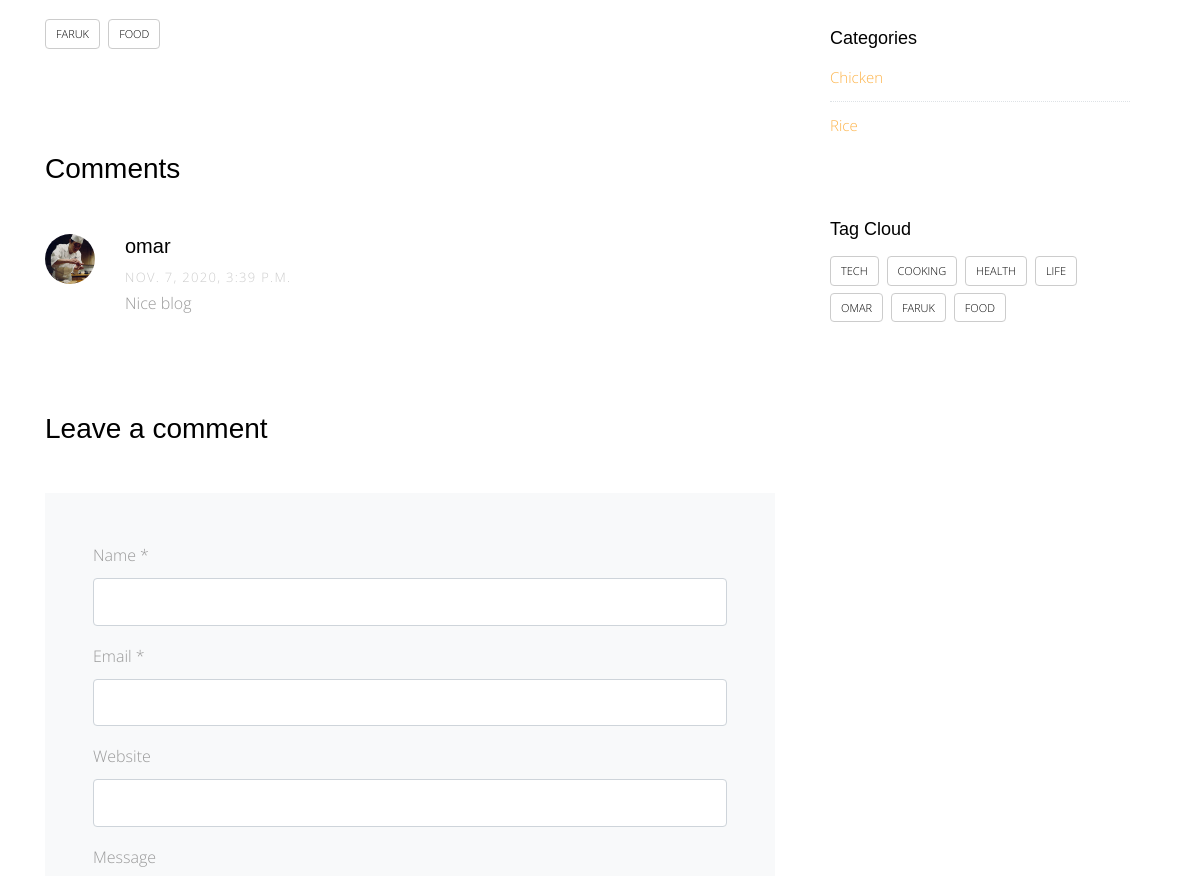
The app's page /blog/2 (middle part), older data.
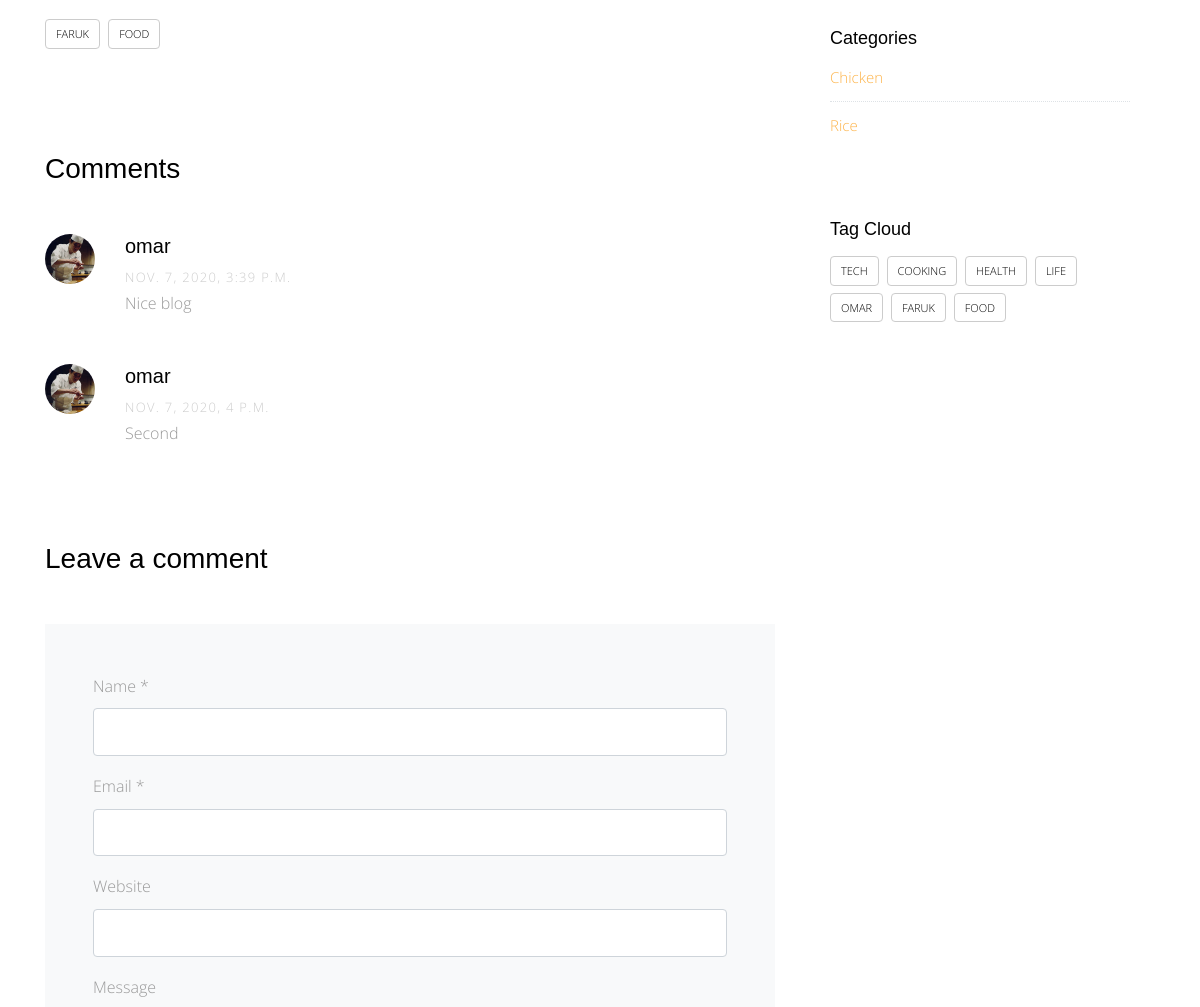
The same page, newer data.
### blog/models.py (models this page shows, shortened)
class Comment(models.Model):
    user = models.ForeignKey(User, on_delete=models.CASCADE)
    post = models.ForeignKey(Post, on_delete=models.CASCADE)
    content = models.TextField()
    created = models.DateTimeField(default=timezone.now)

class Category(models.Model):
    category_name = models.CharField(max_length=150)
    class Meta:
        verbose_name = ' category'
        verbose_name_plural = 'catogires'
    def __str__(self):
        return self.category_name

### blog/views.py (the view)
# urls.py: path('<int:id>', views.post_detail, name='post_detail'),
def post_detail(request, id):
    post_detail = Post.objects.get(id=id)
    categories = Category.objects.all()
    all_tags = Tag.objects.all()
    comments = Comment.objects.filter(post=post_detail)
    context = {
        'post_detail' : post_detail,
        'categories' : categories,
        'all_tags' : all_tags,
        'comments' : comments,
    }
    return render(request, 'post/post_detail.html', context)

### blog/models.py (called while the page is built)
    def __str__(self):
        return self.title

### blog/templates/post/post_detail.html (shortened to what this page needs)
{% extends 'base.html' %}
{% load static %}
{% block content %}
    <div class="main-wrap">
        <div class="section">
            <div class="container">
            <div class="row">
                <div class="col-md-8">
                <div class="tag-widget post-tag-container mb-5 mt-5">
                    <div class="tagcloud">
                    {% for tag in post_detail.tags.all %}
                        <a href="{% url 'blog:post_by_tag' tag %}" class="tag-cloud-link">{{ tag }}</a>
                    {% endfor %}
                    </div>
                </div>
                <div class="pt-5 mt-5">
                    <h3 class="mb-5"> Comments</h3>
                    <ul class="comment-list">
                    {% for comment in comments %}
                        <li class="comment">
                            <div class="vcard bio">
                            <img src="img/person_1.jpg" alt="Image placeholder">
                            </div>
                            <div class="comment-body">
                            <h3>{{ comment.user }}</h3>
                            <div class="meta">{{ comment.created }}</div>
                            <p>{{ comment.content }}</p>
                            </div>
                        </li>
                    {% endfor %}
                    </ul>
                    <div class="comment-form-wrap pt-5">
                    <h3 class="mb-5">Leave a comment</h3>
                    <form action="#" class="p-5 bg-light">
                        <div class="form-group">
                        <label for="name">Name *</label>
                        <input type="text" class="form-control" id="name">
                        </div>
                        <div class="form-group">
                        <label for="email">Email *</label>
                        <input type="email" class="form-control" id="email">
                        </div>
                        <div class="form-group">
                        <label for="website">Website</label>
                        <input type="url" class="form-control" id="website">
                        </div>
                        <div class="form-group">
                        <label for="message">Message</label>
                        </div>
                    </form>
                    </div>
                </div>
                </div>
                <div class="col-md-4 sidebar">
                <div class="sidebar-box">
                    <div class="categories">
                        <h3>Categories</h3>
                        {% for category in categories %}
                            <li><a href="{% url 'blog:post_by_category' category %}">{{ category }}</a></li>
                        {% endfor %}
                    </div>
                </div>
                <div class="sidebar-box">
                    <h3>Tag Cloud</h3>
                    <div class="tagcloud">
                        {% for tag in all_tags %}
                            <a href="{% url 'blog:post_by_tag' tag %}" class="tag-cloud-link">{{ tag }}</a>
                        {% endfor %}
                    </div>
                </div>
                </div>
            </div>
            </div>
        </div>
    </div>
{% endblock %}

Row changes from the older to the newer data that the page shows:
added Comment: user "omar", created "NOV. 7, 2020, 4 P.M.", content "Second"
